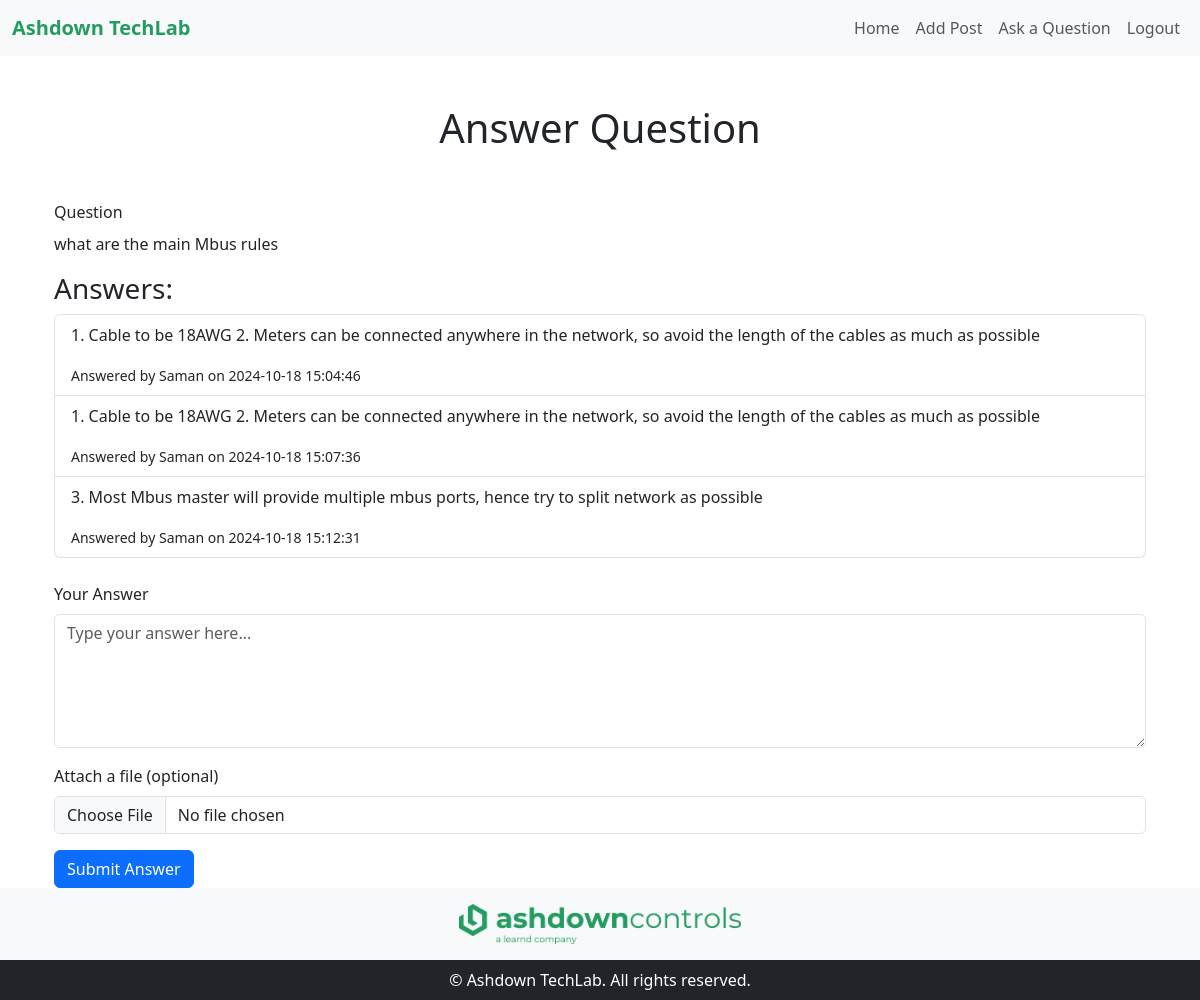
/answer_question/2 (signed in), run on the app's committed database.
### tables this page shows
CREATE TABLE questions (
                id INTEGER PRIMARY KEY AUTOINCREMENT,
                topic TEXT NOT NULL,
                question TEXT NOT NULL,
                author TEXT NOT NULL,
                author_id TEXT NOT NULL,
                created_at TIMESTAMP DEFAULT CURRENT_TIMESTAMP
                
            );

CREATE TABLE answers (
                id INTEGER PRIMARY KEY AUTOINCREMENT,
                question_id INTEGER NOT NULL,
                answer TEXT NOT NULL,
                author TEXT NOT NULL,
                user_id INTEGER NOT NULL,
                created_at TIMESTAMP DEFAULT CURRENT_TIMESTAMP,
                attachment TEXT,
                FOREIGN KEY (question_id) REFERENCES questions(id) ON DELETE CASCADE
            );

CREATE TABLE users (
            id INTEGER PRIMARY KEY AUTOINCREMENT,
            firstname TEXT NOT NULL,
            lastname TEXT NOT NULL,
            email TEXT NOT NULL UNIQUE,
            password TEXT NOT NULL,
            is_admin INTEGER DEFAULT 0,
            is_approved INTEGER DEFAULT 0
        );

### app.py (the view, shortened to what this page needs)
@app.route('/answer_question/<int:question_id>', methods=['GET', 'POST'])
@login_required
def answer_question(question_id):
    form = AnswerForm()
    conn = get_db_connection()
    question = conn.execute('SELECT * FROM questions WHERE id = ?', (question_id,)).fetchone()
    answers = conn.execute(
        'SELECT a.answer, a.created_at, a.attachment, u.firstname AS author FROM answers a '
        'LEFT JOIN users u ON a.user_id = u.id WHERE a.question_id = ?',
        (question_id,)
    ).fetchall()
    if not question:
        flash('Question not found!', 'danger')
        return redirect(url_for('home'))
    conn.close()
    return render_template('answer_question.html', question=question, answers=answers, form=form)

### forms.py
class AnswerForm(FlaskForm):
    answer = TextAreaField('Your Answer', validators=[DataRequired(), Length(min=5)])
    attachment = FileField('Attach a file', validators=[FileAllowed(['jpg', 'png', 'pdf', 'docx'], 'Files only!')])
    submit = SubmitField('Submit Answer')

### app.py (called while the page is built)
def get_db_connection():
    conn = sqlite3.connect('site.db')
    conn.row_factory = sqlite3.Row  # Allows us to access columns by name
    return conn

@login_manager.user_loader
def load_user(user_id):
    conn = get_db_connection()
    user = conn.execute('SELECT * FROM users WHERE id = ?', (user_id,)).fetchone()
    conn.close()
    if user is None:
        return None
    return User(user['id'], user['firstname'], user['lastname'], user['email'], user['password'], user['is_admin'],
                user['is_approved'])

    @property
    def is_active(self):
        return self.is_approved  # Example: Only approved users are considered active

### templates/answer_question.html (shortened to what this page needs)
{% extends "base.html" %}
{% block content %}
    <h1 class="text-center">Answer Question</h1>
    <div class="container mt-5">
        <div class="mb-3">
            <label for="question" class="form-label">Question</label>
            <p>{{ question['question'] }}</p>
        </div>
        <h3>Answers:</h3>
        <ul class="list-group">
            {% for answer in answers %}
                <li class="list-group-item">
                    <p>{{ answer['answer'] }}</p>
                    <small>Answered by {{ answer['author'] }} on {{ answer['created_at'] }}</small>
                </li>
            {% else %}
                <li class="list-group-item">No answers yet.</li>
            {% endfor %}
        </ul>
        <form method="POST" enctype="multipart/form-data" class="mt-4">
            <div class="mb-3">
                {{ form.answer.label(class="form-label") }}
                {{ form.answer(class="form-control", rows=5, placeholder="Type your answer here...") }}
            </div>
            <div class="mb-3">
                <label for="attachment" class="form-label">Attach a file (optional)</label>
                <input type="file" class="form-control" name="attachment" id="attachment" accept=".jpg,.jpeg,.png,.pdf,.doc,.docx">
            </div>
            <button type="submit" class="btn btn-primary">{{ form.submit.label }}</button>
        </form>
    </div>
{% endblock %}

### data on the page
questions: question "what are the main Mbus rules"
answers: answer "1. Cable to be 18AWG 2. Meters can be connected anywhere in the network, so avoid the length of the cables as much as possible", author "Saman", created_at "2024-10-18 15:04:46"
answers: answer "1. Cable to be 18AWG 2. Meters can be connected anywhere in the network, so avoid the length of the cables as much as possible", author "Saman", created_at "2024-10-18 15:07:36"
answers: answer "3. Most Mbus master will provide multiple mbus ports, hence try to split network as possible", author "Saman", created_at "2024-10-18 15:12:31"
